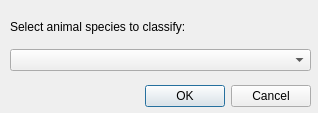
<?xml version="1.0" encoding="UTF-8"?>
<ui version="4.0">
 <class>DialogSelectAnimalSpecies</class>
 <widget class="QDialog" name="DialogSelectAnimalSpecies">
  <property name="geometry">
   <rect>
    <x>0</x>
    <y>0</y>
    <width>318</width>
    <height>113</height>
   </rect>
  </property>
  <property name="windowTitle">
   <string>Select animal species</string>
  </property>
  <widget class="QDialogButtonBox" name="buttonBox">
   <property name="geometry">
    <rect>
     <x>10</x>
     <y>80</y>
     <width>301</width>
     <height>32</height>
    </rect>
   </property>
   <property name="orientation">
    <enum>Qt::Orientation::Horizontal</enum>
   </property>
   <property name="standardButtons">
    <set>QDialogButtonBox::StandardButton::Cancel|QDialogButtonBox::StandardButton::Ok</set>
   </property>
  </widget>
  <widget class="QWidget" name="verticalLayoutWidget">
   <property name="geometry">
    <rect>
     <x>10</x>
     <y>10</y>
     <width>301</width>
     <height>61</height>
    </rect>
   </property>
   <layout class="QVBoxLayout" name="verticalLayout_2">
    <item>
     <widget class="QLabel" name="label">
      <property name="text">
       <string>Select animal species to classify:</string>
      </property>
     </widget>
    </item>
    <item>
     <widget class="QComboBox" name="comboBox_select_species"/>
    </item>
   </layout>
  </widget>
 </widget>
 <resources/>
 <connections>
  <connection>
   <sender>buttonBox</sender>
   <signal>accepted()</signal>
   <receiver>DialogSelectAnimalSpecies</receiver>
   <slot>accept()</slot>
   <hints>
    <hint type="sourcelabel">
     <x>248</x>
     <y>254</y>
    </hint>
    <hint type="destinationlabel">
     <x>157</x>
     <y>274</y>
    </hint>
   </hints>
  </connection>
  <connection>
   <sender>buttonBox</sender>
   <signal>rejected()</signal>
   <receiver>DialogSelectAnimalSpecies</receiver>
   <slot>reject()</slot>
   <hints>
    <hint type="sourcelabel">
     <x>316</x>
     <y>260</y>
    </hint>
    <hint type="destinationlabel">
     <x>286</x>
     <y>274</y>
    </hint>
   </hints>
  </connection>
 </connections>
</ui>
